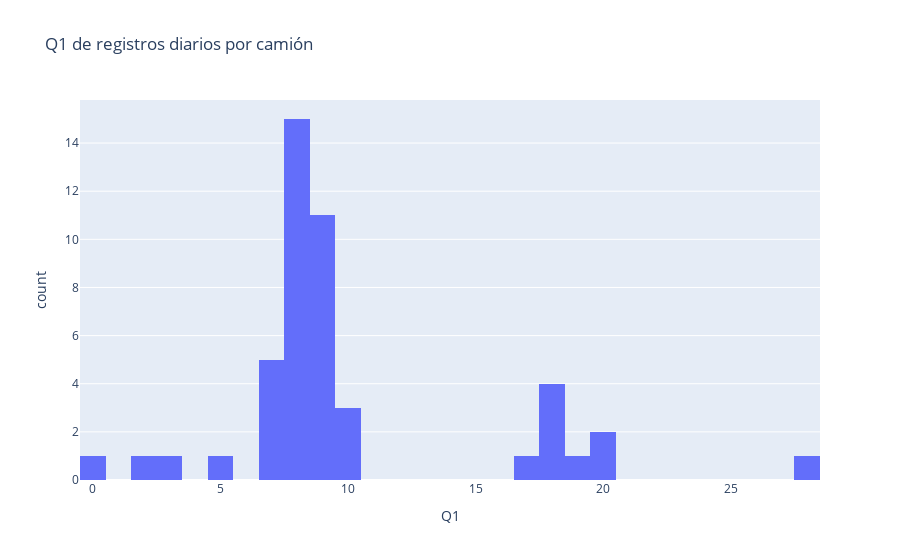

The cell this chart's notebook holds for it:
### Markdown cell above
Se aprecia que varios camiones tienen un Q1 bajo (<3 cargas diarias).
Además se detecta que

### Code cell
trucks_daily_records_q1 = trucks_daily_records.groupby('truck', observed=False)['daily_records'].quantile(0.25).reset_index(name='q1')
max_daily_records_q1 = int(trucks_daily_records_q1['q1'].max())+1

fig = px.histogram(
    trucks_daily_records_q1, 
    x='q1', 
    nbins=max_daily_records_q1, 
    title='Q1 de registros diarios por camión', 
    labels={'q1': 'Q1'})
fig.show()

### Figure 1 — Plotly figure (JSON) as saved in the notebook; plotly's stock layout.template omitted (floating-point values rounded to 4 significant figures)
{"data": [{"alignmentgroup": "True", "bingroup": "x", "hovertemplate": "Q1=%{x}<br>count=%{y}<extra></extra>", "legendgroup": "", "marker": {"color": "#636efa", "pattern": {"shape": ""}}, "name": "", "nbinsx": 29, "offsetgroup": "", "orientation": "v", "showlegend": false, "type": "histogram", "x": [9, 5, 9, 8, 8, 8, 2.25, 7, 8.25, 9, 20, 10, 19, 8, 8, 9, 18, 8, 17, 9, 8, 7, 9, 9, 8, 20, 8, 9.25, 9, 0, 9, 10, 28, 9, 8, 8, 7, 10, 18, 3, 8, 7, 7, 18, 8, 8.25, 18], "xaxis": "x", "yaxis": "y"}], "layout": {"barmode": "relative", "legend": {"tracegroupgap": 0}, "title": {"text": "Q1 de registros diarios por camión"}, "xaxis": {"anchor": "y", "domain": [0, 1], "title": {"text": "Q1"}}, "yaxis": {"anchor": "x", "domain": [0, 1], "title": {"text": "count"}}}}
